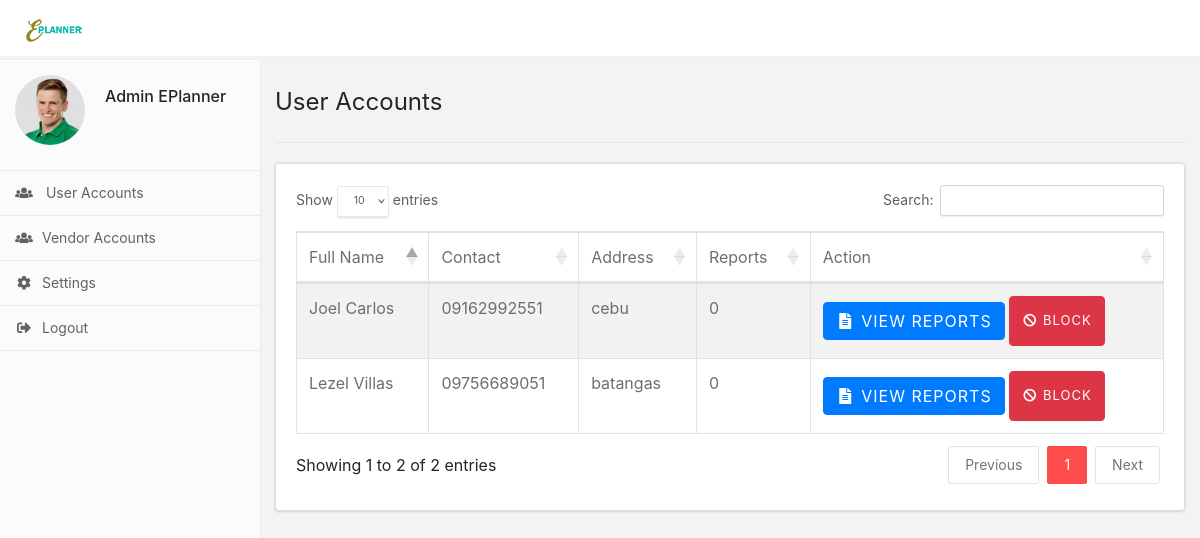
The app's page /vendor-accounts.php with its own data.
### tables this page shows
CREATE TABLE `tbl_vendor` (
  `rowID` int(11) NOT NULL,
  `vendorID` varchar(55) NOT NULL,
  `BusinessName` varchar(111) NOT NULL,
  `Fname` varchar(55) NOT NULL,
  `Lname` varchar(55) NOT NULL,
  `Contact` varchar(55) NOT NULL,
  `Email` varchar(55) NOT NULL,
  `Pass` varchar(55) NOT NULL,
  `Address` varchar(55) NOT NULL,
  `imgProfile` varchar(111) NOT NULL,
  `Status` varchar(11) NOT NULL,
  `Reports` varchar(11) NOT NULL
);

### vendor-accounts.php (the view, shortened to what this page needs)
<!DOCTYPE html>
<html lang="en">
<head>
    <?php include "include/header.php"; ?>
    <?php include "include/global.php"; ?>
    <link rel="stylesheet" type="text/css" href="https://cdnjs.cloudflare.com/ajax/libs/twitter-bootstrap/4.1.3/css/bootstrap.css">
    <link rel="stylesheet" type="text/css" href="https://cdn.datatables.net/1.10.19/css/dataTables.bootstrap4.min.css">
</head>
<body class="body-bg">
    <?php include "include/dashboard-header.php"; ?>
    <div class="dashboard-wrapper">
        <?php include "include/dashboard-sidebar.php"; ?>
        <div class="dashboard-content">
            <div class="container">
                <div class="row">
                    <div class="col-xl-12 col-lg-10 col-md-9 col-sm-12 col-12">
                        <div class="dashboard-page-header">
                            <h3 class="dashboard-page-title">User Accounts</h3>
                        </div>
                    </div>
                </div>
                <div class="card">
                    <div class="card-body">
                        <div class="row">
                            <div class="col-md-12">
                                <table id="example" class="table table-striped table-bordered" style="width:100%;">
                                    <thead>
                                        <tr>
                                            <td>Full Name</td>
                                            <td>Contact</td>
                                            <td>Address</td>
                                            <td>Reports</td>
                                            <td>Action</td>
                                        </tr>
                                    </thead>
                                    <tbody>
                                        <?php
                                        $showUsers = $con->prepare("SELECT * FROM tbl_vendor");
                                        $showUsers->execute();
                                        while($su=$showUsers->fetch()){
                                            ?>
                                            <tr>
                                                <td><?=ucfirst($su['Fname'])." ".ucfirst($su['Lname']);?></td>
                                                <td><?=$su['Contact'];?></td>
                                                <td><?=$su['Address'];?></td>
                                                <td><?=$su['Reports'];?></td>
                                                <?php if($su['Status']==0){ ?>
                                                    <td>
                                                        <a href="reports.php?uID=<?=$su['vendorID']; ?>" class="btn btn-primary"><i class="fa fa-file-alt fa-fw"></i> View Reports</a>
                                                        <button type="button" class="btn btn-danger" data-id="<?=$su['vendorID']; ?>" id="btn-block"><i class="fa fa-ban fa-fw"></i> Block</button></td>
                                                <?php }else if($su['Status']==1){ ?>
                                                    <td>
                                                        <a href="reports.php?uID=<?=$su['vendorID']; ?>" class="btn btn-primary"><i class="fa fa-file-alt fa-fw"></i> View Reports</a>
                                                        <button type="button" class="btn btn-danger" data-id="<?=$su['vendorID']; ?>" id="btn-block"><i class="fa fa-circle fa-fw"></i> unBlock</button></td>
                                                <?php } ?>
                                            </tr>
                                        <?php } ?>
                                    </tbody>
                                </table>
                            </div>
                        </div>
                    </div>
                </div>
            </div>
        </div>
    </div>
</body>
</html>

### include/header.php (shortened to what this page needs)
<link href="css/bootstrap.min.css" rel="stylesheet">
<link href="fontawesome/css/fontawesome-all.css" rel="stylesheet">
<link href="fontello/css/fontello.css" rel="stylesheet">
<link href="css/style.css" rel="stylesheet">

### include/dashboard-header.php (shortened to what this page needs)
<div class="dashboard-header">
        <div class="container-fluid">
            <div class="row">
                <div class="col-xl-10 col-lg-10 col-md-8 col-sm-12 col-6">
                    <div class="header-logo">
                        <a href="index.html"><img src="images/logos/eplanner.png" alt="Weddings | Find A Wedding Venue &amp; Supplier WordPress Theme"></a>
                    </div>
                </div>
                <div class="col-xl-2 col-lg-2 text-right col-md-4 col-sm-12 col-6">
                </div>
            </div>
        </div>
    </div>

### include/dashboard-sidebar.php (shortened to what this page needs)
<div class="dashboard-sidebar offcanvas-collapse">
    <div class="vendor-user-profile">
        <div class="vendor-profile-img">
            <img src="images/dashboard-profile.jpg" alt="" class="rounded-circle">
        </div>
        <h3 class="vendor-profile-name">Admin EPlanner</h3>
    </div>
    <div class="dashboard-nav">
        <ul class="list-unstyled">
            <li><a href="user-accounts.php"><span class="dash-nav-icon"><i class="fas fa-users"></i> </span> User Accounts </a>
                <li><a href="vendor-accounts.php"><span class="dash-nav-icon"><i class="fas fa-users"></i></span>Vendor Accounts</a>
                </li>
                <li><a href="settings.php"><span class="dash-nav-icon"><i class="fas fa-cog"></i></span>Settings</a></li>
                <li><a href="index.php"><span class="dash-nav-icon"><i class="fas fa-sign-out-alt"></i></span>Logout</a></li>
            </ul>
        </div>
    </div>

### records on screen
tbl_vendor: Fname "Lezel", Lname "Villas", Contact "09756689051", Address "batangas", Reports "0"
tbl_vendor: Fname "Joel", Lname "Carlos", Contact "09162992551", Address "cebu", Reports "0"
